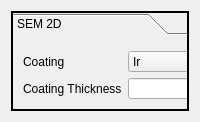
      <widget class="QWidget" name="sem2D">
       <layout class="QGridLayout" name="gridLayout_29">
        <item row="0" column="0">
         <widget class="QToolBox" name="sem2D_Toolbox">
          <property name="frameShape">
           <enum>QFrame::WinPanel</enum>
          </property>
          <property name="lineWidth">
           <number>5</number>
          </property>
          <property name="currentIndex">
           <number>0</number>
          </property>
          <widget class="QWidget" name="page_23">
           <property name="geometry">
            <rect>
             <x>0</x>
             <y>0</y>
             <width>98</width>
             <height>28</height>
            </rect>
           </property>
           <attribute name="label">
            <string>SEM 2D</string>
           </attribute>
           <widget class="QWidget" name="layoutWidget">
            <property name="geometry">
             <rect>
              <x>10</x>
              <y>10</y>
              <width>240</width>
              <height>48</height>
             </rect>
            </property>
            <layout class="QGridLayout" name="gridLayout_30">
             <item row="0" column="0">
              <widget class="QLabel" name="Coating_SEM_2">
               <property name="text">
                <string>Coating</string>
               </property>
              </widget>
             </item>
             <item row="0" column="1">
              <widget class="QComboBox" name="Coating_DropBox_SEM_2">
               <item>
                <property name="text">
                 <string>Ir</string>
                </property>
               </item>
               <item>
                <property name="text">
                 <string>Cr</string>
                </property>
               </item>
               <item>
                <property name="text">
                 <string>Pt</string>
                </property>
               </item>
               <item>
                <property name="text">
                 <string>C</string>
                </property>
               </item>
               <item>
                <property name="text">
                 <string>Pt/C</string>
                </property>
               </item>
              </widget>
             </item>
             <item row="1" column="0">
              <widget class="QLabel" name="CoatingThickness_SEM_2">
               <property name="text">
                <string>Coating Thickness</string>
               </property>
              </widget>
             </item>
             <item row="1" column="1">
              <widget class="QLineEdit" name="CoatingThickness_Text_SEM_2"/>
             </item>
             <item row="1" column="2">
              <widget class="QLabel" name="CoatingThickness_Measurement_SEM_2">
               <property name="text">
                <string>A</string>
               </property>
              </widget>
             </item>
            </layout>
           </widget>
          </widget>
         </widget>
        </item>
       </layout>
      </widget>
